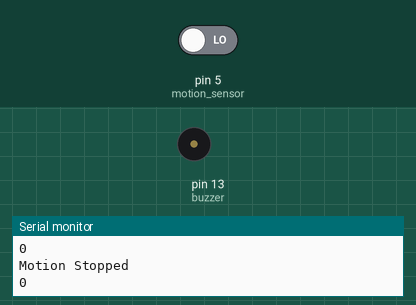
Recording of a sketch running on a simulated Arduino Uno, built with avr-gcc and run on an emulated ATmega328P. Shown: buzzer (waves = sounding), the last lines printed to the serial monitor. The inputs (shaded band) are chosen by the test bench; at power-on: pin 5 (motion_sensor) LOW.

Above: at 2.8 s.
2.9 s: pin 5 (motion_sensor) driven HIGH
At 4.4 s:
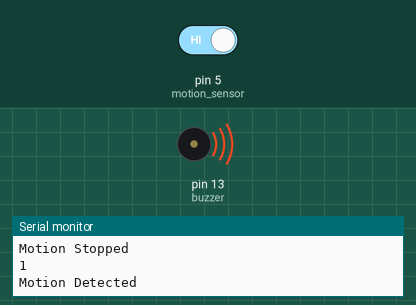
Timing chart, 0 to 6.5 s (numbered marks = the images above; inputs shaded):
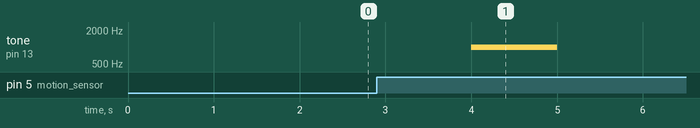

Measured:
- after the input at 2.9 s, tone on pin 13 (buzzer): silent → 1000 Hz after 1.1 s, → silent 1.0 s later

The sketch:

motion_detection.ino
```cpp
#include<Wire.h>

int buzzer = 13;
int motion_sensor = 5;
int state = LOW;
int value = 0;

void setup()
{
  Serial.begin(9600);
  pinMode(buzzer,OUTPUT);
  pinMode(motion_sensor,INPUT);
}

void loop()
{
    int val = digitalRead(motion_sensor);
    Serial.println(val);
    if(val == 1){
        delay(1000);
        if(state==LOW){
            Serial.println("Motion Detected");
            tone(buzzer,1000);
            delay(1000);
            noTone(buzzer);
            delay(500);
            state = HIGH;
        }
    } else {
        delay(1000);
        if(state=HIGH){
            Serial.println("Motion Stopped");
            state = LOW;
        }
    }
}
```
